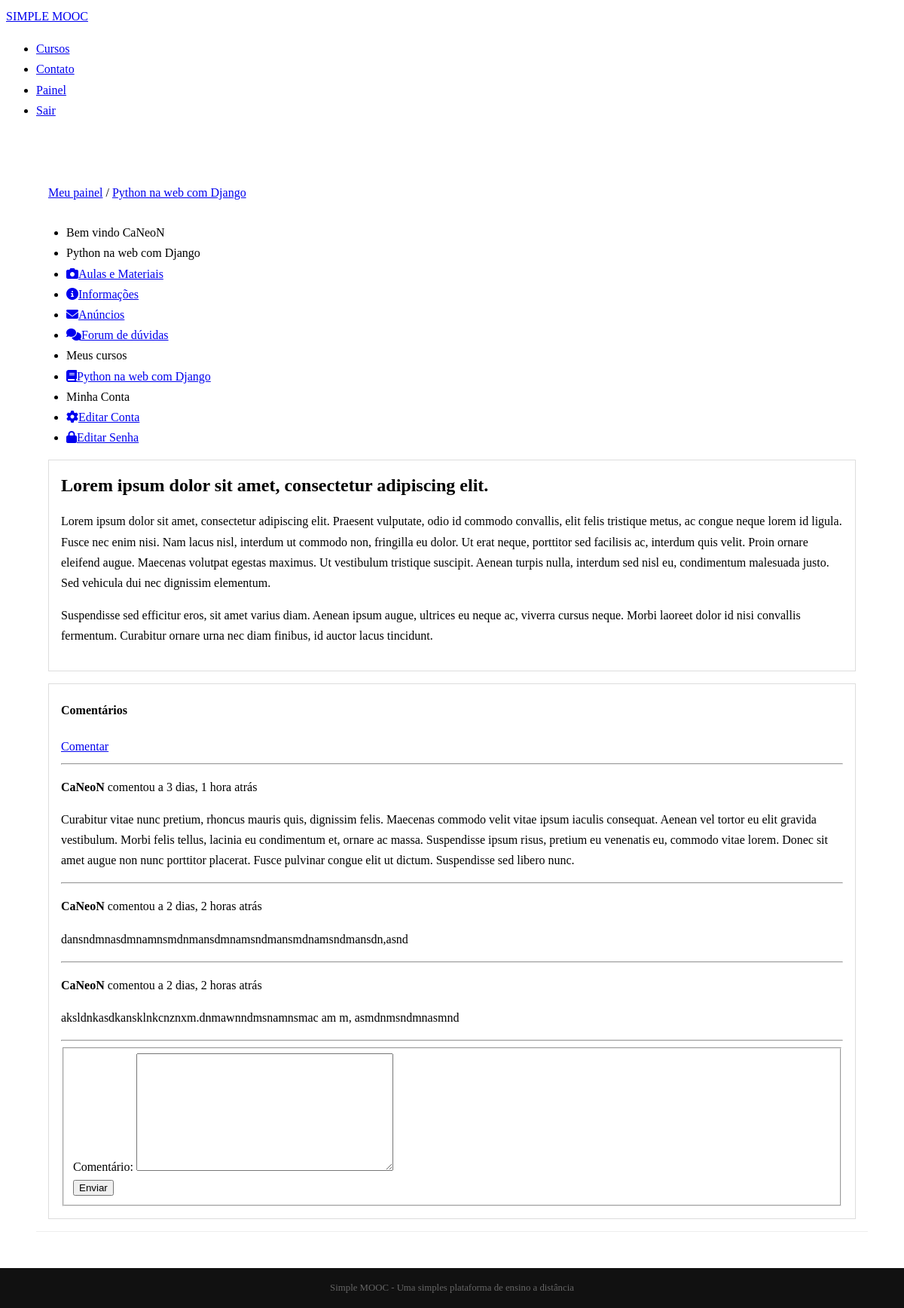
Screenshot of /cursos/python-na-web-com-django/anuncios/1 (signed in) with the database file from the repository.
### Simplemooc/courses/models.py (models this page shows, shortened)
class Course(models.Model):
    name = models.CharField("Nome", max_length=100)
    slug = models.SlugField('Atalho')
    description = models.TextField('Descrição simples', blank=True)
    about = models.TextField('Sobre o curso', blank=True)
    start_date = models.DateField('Data de início', blank=True, null=True)
    created_at = models.DateTimeField('Criado em', auto_now_add=True)
    updated_at = models.DateField('Editado em', auto_now=True)
    image = models.ImageField(upload_to = 'courses/images', verbose_name='Imagem', blank=True, null=True)
    objects = CourseManager() #define o método de pesquisa da tabela
    def __str__(self):
        return self.name
    class Meta:
        verbose_name = 'Curso'
        verbose_name_plural = 'Cursos'
        ordering = ['name']

class Enrollments(models.Model):
    STATUS_CHOICES = (
        (0, 'Pendente'),
        (1, 'Aprovado'),
        (2, 'Cancelado'),
        (3, 'Indisponível')
    )
    user = models.ForeignKey(settings.AUTH_USER_MODEL, on_delete=models.CASCADE,
    related_name = 'enrollments_user', verbose_name='Usuário')
    course = models.ForeignKey(Course, on_delete=models.RESTRICT,
    related_name='enrollments_course', verbose_name='Curso')
    status = models.IntegerField('Situação', choices=STATUS_CHOICES, default=0, blank=True)
    created_at = models.DateTimeField('Criado em', auto_now_add=True, blank=True)
    updated_at = models.DateTimeField('Atualizado em', auto_now=True, blank=True)
    class Meta:
        verbose_name = 'Inscrição'
        verbose_name_plural = 'Inscrições'
        ordering = ['course']
        unique_together = (('user', 'course'),)

class Announcements(models.Model):
    course = models.ForeignKey(Course, on_delete=models.CASCADE, verbose_name='Curso',
    related_name='course_announcements')
    title = models.CharField('Título', max_length=100)
    content = models.TextField('Conteúdo')
    created_at = models.DateTimeField('Criado em', auto_now_add=True, blank=True)
    updated_at = models.DateTimeField('Atualizado em', auto_now=True, blank=True)
    class Meta:
        verbose_name = 'Anúncio'
        verbose_name_plural = 'Anúncios'
        ordering = ['course','-created_at']

class Comments(models.Model):
    announcement = models.ForeignKey(Announcements, on_delete=models.CASCADE, verbose_name='Anúncio',
    related_name='announcements_comments')
    user = models.ForeignKey(settings.AUTH_USER_MODEL, on_delete=models.CASCADE, verbose_name='Usuário')
    comment = models.TextField('Comentário')
    created_at = models.DateTimeField('Criado em', auto_now_add = True, blank = True)
    updated_at = models.DateTimeField('Atualizado em', auto_now = True, blank = True)
    class Meta:
        verbose_name = 'Comentário'
        verbose_name_plural = 'Comentários'
        ordering = ['announcement','created_at']

### Simplemooc/accounts/models.py (models this page shows, shortened)
class User(AbstractBaseUser, PermissionsMixin):
    username = models.CharField(
        'Nome de usuário', max_length=30, unique=True, #O unique = True é necessário
        validators= [RegexValidator(re.compile('^[\w.@+-]+$'), 'O nomes de usuário inserido é inválido')]
    )
    email = models.EmailField('Email', unique=True)
    name = models.CharField('Nome', max_length=100)
    is_active = models.BooleanField('Está ativo?', blank=True, default=True)
    is_staff = models.BooleanField('É da equipe?', blank=True, default=False)
    date_joined = models.DateTimeField('Data de entrada', auto_now_add=True)
    objects = UserManager()
    USERNAME_FIELD = 'username'
    REQUIRED_FIELDS = ['email'] #Lista com atributos obrigatórios
    def __str__(self): # Retorna um nome para o objeto
        return self.name or self.username
    class Meta:
        verbose_name = 'Usuário'
        verbose_name_plural = 'Usuários'

### Simplemooc/courses/decorators.py (the view, shortened to what this page needs)
    def _wrapper(request, *args, **kwargs):
        slug = kwargs['slug']
        course = get_object_or_404(Course, slug = slug)
        has_permission = request.user.is_staff
        if not has_permission:
            messages.error(request, message)
            return redirect('accounts:dashboard')
        request.course = course
        return view_func(request, *args, **kwargs)

### Simplemooc/courses/forms.py
class CommentForm(forms.ModelForm):
    class Meta:
        model = Comments
        fields = ['comment']

### Simplemooc/accounts/templatetags/course_tags.py (called while the page is built)
@register.inclusion_tag('accounts/templatetags/my_course.html') # Pasta do template da tag
def my_courses(user):
    enrollments = Enrollments.objects.filter(user = user)
    context = {
        'enrollments' : enrollments
    }
    return context

### Simplemooc/courses/views.py (called while the page is built, shortened)
@login_required
@enrollment_required
def show_announcement(request, slug, pk):
    course = request.course
    announcement = get_object_or_404(course.course_announcements.all(), pk = pk)
    form = CommentForm(request.POST or None)
    template_name = 'courses/show_announcement.html'
    context = {
        'course' : course,
        'announcement' : announcement,
        'form' : form,
    }
    return render(request, template_name, context)

### Simplemooc/courses/templates/courses/show_announcement.html (shortened to what this page needs)
{%extends 'courses/course_dashboard.html'%}
{%block dashboard_content%}
	<div class="well">
		<h2>{{announcement.title}}</h2>
		{{announcement.content|linebreaks}}
	</div>
	<div class="well">
		<h4 id="comentarios">Comentários</h4>
		<a class="fright" href="#add_coment">Comentar</a>
		<hr>
		{%for comment in announcement.announcements_comments.all%}
		<p>
			<strong>{{comment.user}}</strong> comentou a {{comment.created_at|timesince}} atrás
			<br>
			{{comment.comment|linebreaks}}
		</p>
		<hr>
		{%empty%}
		<p>
			Não há comentários
		</p>
		{%endfor%}
		<form method="post" class="pure-form pure-form-stacked">
			<fieldset>
				{%for field in form%}
				<div class="pure-control-group">
					{{field.label_tag}}
					{{field}}
				</div>
				{%endfor%}
				<div class="pure-controls">
					<button type="submit" class="pure-button pure-button-primary">Enviar</button>
				</div>
			</fieldset>
		</form>
	</div>
{%endblock%}

### Simplemooc/courses/templates/courses/course_dashboard.html
{%extends 'accounts/dashboard.html'%}
{%block breadcrumb%}
{{block.super}}
<li>/</li>
<li><a href="{%url 'courses:announcements' course.slug%}">{{course}}</a></li>
{%endblock%}
{%block menu-options%}
<li class="pure-menu-heading">{{course}}</li>
<li>
	<a href="{%url 'courses:lessons' course.slug%}">
		<i class="fas fa-camera"></i>Aulas e Materiais
	</a>
</li>
<li>
	<a href="#">
		<i class="fas fa-info-circle"></i>Informações
	</a>
</li>
<li>
	<a href="{% url 'courses:announcements' course.slug%}">
		<i class="fas fa-envelope"></i>Anúncios
	</a>
</li>
<li>
	<a href="#">
		<i class="fas fa-comments"></i>Forum de dúvidas
	</a>
</li>
{{block.super}}
{%endblock%}

### Simplemooc/accounts/templates/accounts/dashboard.html (shortened to what this page needs)
{%extends 'base.html'%}
{%load course_tags%}
{%block content%}
<div class="pure-g-r content-ribbon">
	<div class="pure-u-1-3">
		<ul class="breadcrumb">
			{%block breadcrumb%}
			<li ><a href="{%url 'accounts:dashboard'%}">Meu painel</a></li>
			{%endblock%}
		</ul>
		<div class="pure-menu pure-menu-open">
			<ul>
				<li class="pure-menu-heading">Bem vindo {{user}}</li>
				{%block menu-options%}
				{%my_courses user%}
				<li><a class="pure-menu-heading">Minha Conta</a></li>
				<li><a href="{%url 'accounts:edit'%}"><i class="fas fa-cog"></i>Editar Conta</a></li>
				<li><a href="{%url 'accounts:edit-password'%}"><i class="fas fa-lock"></i>Editar Senha</a></li>
				{%endblock%}
			</ul>
		</div>
	</div>
	<div class="pure-u-2-3">
		<div class="inner">
			{%block dashboard_content%}{%endblock%}
		</div>
	</div>
</div>
{%endblock%}

### Simplemooc/accounts/templates/accounts/templatetags/my_course.html
<li class="pure-menu-heading">Meus cursos</li>
{%for enrollment in enrollments%}
<li><a href="{% url 'courses:announcements' enrollment.course.slug%}"><i class="fas fa-book"></i>{{enrollment.course}}</a></li>
{%empty%}
<li><a href="">Você não está inscrito em nenhum curso</a></li>
{%endfor%}

### Simplemooc/core/static/css/styles.css (style rules this page uses)
* { -webkit-box-sizing: border-box; -moz-box-sizing: border-box; box-sizing: border-box; }
body { margin: 0 auto; line-height: 1.7em; }
.content .content-ribbon { margin: 3em; border-bottom: 1px solid #eee; }
ul.breadcrumb { padding: : 10px 16px; list-style: none; }

### Simplemooc/core/templates/base.html (style rules this page uses)
ul.breadcrumb { list-style-type: none; padding : 10px 16px; }
ul.breadcrumb li { display: inline; }
.well { border: 1px solid #ddd; padding: 0em 1em 1em 1em; margin: 1em; }

### rows the page displays
Course: name "Python na web com Django"
User: name+username "CaNeoN"
Enrollments: course "Python na web com Django"
Announcements: title "Lorem ipsum dolor sit amet, consectetur adipiscing elit.", content "Lorem ipsum dolor sit amet, consectetur adipiscing elit. Praesent vulputate, odio id commodo convallis, elit felis tristique metus, ac congue neque lorem id ligula. Fusce nec enim nisi. Nam lacus nisl, interdum ut commodo non, fringilla eu dolor. Ut erat neque, porttitor sed facilisis ac, interdum quis velit. Proin ornare eleifend augue. Maecenas volutpat egestas maximus. Ut vestibulum tristique suscipit. Aenean turpis nulla, interdum sed nisl eu, condimentum malesuada justo. Sed vehicula dui nec dignissim elementum. Suspendisse sed efficitur eros, sit amet varius diam. Aenean ipsum augue, ultrices eu neque ac, viverra cursus neque. Morbi laoreet dolor id nisi convallis fermentum. Curabitur…"
Comments: user "CaNeoN", created_at "3 dias, 1 hora", comment "Curabitur vitae nunc pretium, rhoncus mauris quis, dignissim felis. Maecenas commodo velit vitae ipsum iaculis consequat. Aenean vel tortor eu elit gravida vestibulum. Morbi felis tellus, lacinia eu condimentum et, ornare ac massa. Suspendisse ipsum risus, pretium eu venenatis eu, commodo vitae lorem. Donec sit amet augue non nunc porttitor placerat. Fusce pulvinar congue elit ut dictum. Suspendisse sed libero nunc."
Comments: user "CaNeoN", created_at "2 dias, 2 horas", comment "dansndmnasdmnamnsmdnmansdmnamsndmansmdnamsndmansdn,asnd"
Comments: user "CaNeoN", created_at "2 dias, 2 horas", comment "aksldnkasdkansklnkcnznxm.dnmawnndmsnamnsmac am m, asmdnmsndmnasmnd"

### other values shown
{{ field.label_tag }} "Comentário:"
